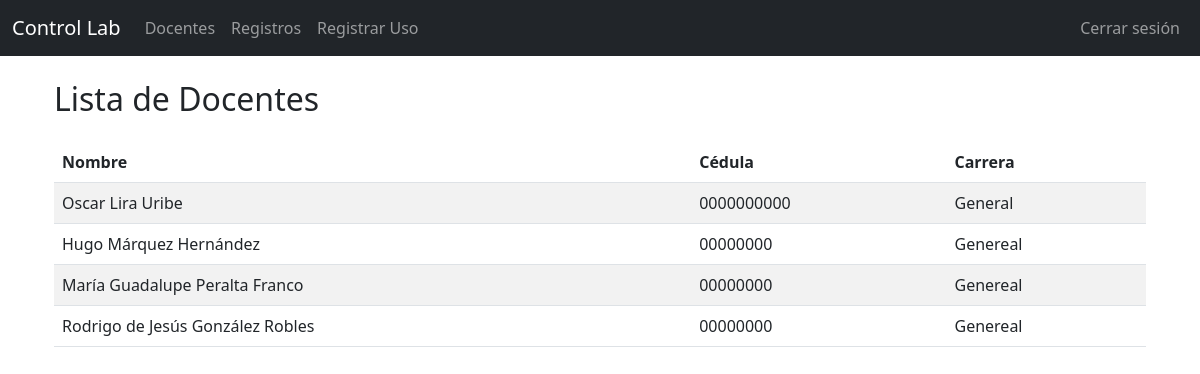
/docentes/, run on the app's committed database.
### registros/models.py (models this page shows, shortened)
class Docente(models.Model):
    nombre = models.CharField(max_length=100)
    cedula = models.CharField(max_length=10)
    carrera = models.CharField(max_length=100)

### registros/views.py (the view)
# urls.py: path('docentes/', views.lista_docentes, name='lista_docentes'),
def lista_docentes(request):
    docentes = Docente.objects.all()
    return render(request, 'registros/lista_docentes.html', {'docentes': docentes})

### registros/templates/registros/lista_docentes.html (shortened to what this page needs)
{% extends 'base.html' %}
{% block content %}
<div class="container mt-4">
    <h2 class="mb-4">Lista de Docentes</h2>
    <table class="table table-striped">
        <thead>
            <tr>
                <th>Nombre</th>
                <th>Cédula</th>
                <th>Carrera</th>
            </tr>
        </thead>
        <tbody>
            {% for docente in docentes %}
            <tr>
                <td>{{ docente.nombre }}</td>
                <td>{{ docente.cedula }}</td>
                <td>{{ docente.carrera }}</td>
            </tr>
            {% empty %}
            <tr>
                <td colspan="3">No hay docentes registrados.</td>
            </tr>
            {% endfor %}
        </tbody>
    </table>
</div>
{% endblock %}

### data on the page
Docente: nombre "Oscar Lira Uribe", cedula "0000000000", carrera "General"
Docente: nombre "Hugo Márquez Hernández", cedula "00000000", carrera "Genereal"
Docente: nombre "María Guadalupe Peralta Franco", cedula "00000000", carrera "Genereal"
Docente: nombre "Rodrigo de Jesús González Robles", cedula "00000000", carrera "Genereal"
